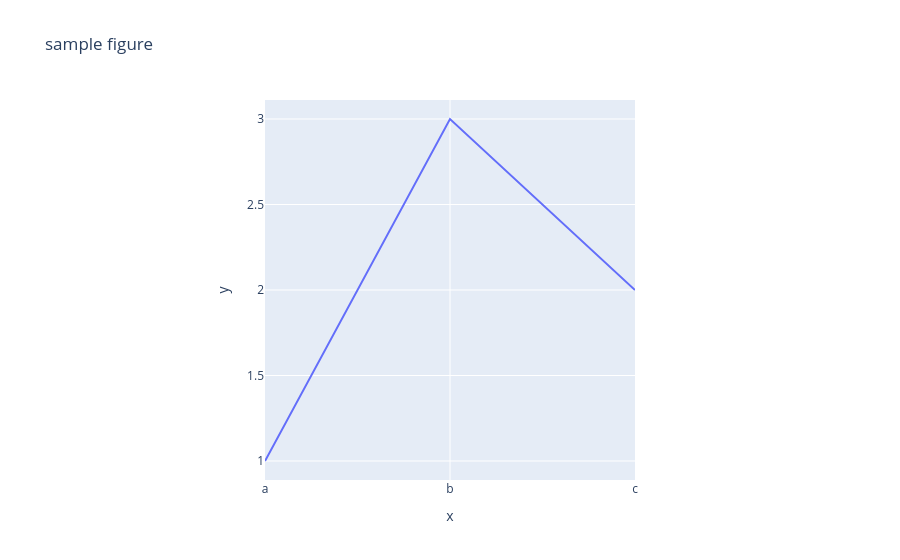

The notebook cell this image was saved under:
### Markdown cell above
## Introduction

### [The Figure Data Structure](https://plotly.com/python/figure-structure/)

In python Plotly is a wrapper on the Plotly JavaScript Library, which is utilized to implement web based interactive charts, plots, maps, and diagrams. The underlying data structure is referred to as a `figure`. Figures can be represented in Python either as dicts or as instances of the `plotly.graph_objects.Figure` class and are serialized as text in JSON format before being passed to Plotly.js.

The recommended entry point to Plotly is the high-level `plotly.express` module, which returns fully populated `plotly.graph_objects.Figure` objects. The following is a discussion of the architecture of the data structure that these objects represent.

Viewing the underlying data structure for any plotly.graph_objects.Figure object, including those returned by Plotly Express, can be done via print(fig) or, in JupyterLab, with the special fig.show("json") renderer. Figures also support fig.to_dict() and fig.to_json() methods. print()ing the figure will result in the often-verbose layout.template key being represented as ellipses '...' for brevity.

### Code cell
import plotly.express as px

fig = px.line(x=["a", "b", "c"], y=[1, 3, 2], title="sample figure")

# Didn't like the way the figure was resizing, so adjusted it here
# Feel free to adjust by editing other attributes to see what happens
fig.layout.xaxis.domain = [0.25, 0.75]
fig.layout.yaxis.domain = [0.0, 1]

print(fig)
fig.show()

### Figure 1 — Plotly figure (JSON) as saved in the notebook; plotly's stock layout.template omitted (floating-point values rounded to 4 significant figures)
{"data": [{"hovertemplate": "x=%{x}<br>y=%{y}<extra></extra>", "legendgroup": "", "line": {"color": "#636efa", "dash": "solid"}, "marker": {"symbol": "circle"}, "mode": "lines", "name": "", "orientation": "v", "showlegend": false, "type": "scatter", "x": ["a", "b", "c"], "xaxis": "x", "y": [1, 3, 2], "yaxis": "y"}], "layout": {"autosize": true, "legend": {"tracegroupgap": 0}, "title": {"text": "sample figure"}, "xaxis": {"anchor": "y", "autorange": true, "domain": [0.25, 0.75], "range": [0, 2], "title": {"text": "x"}, "type": "category"}, "yaxis": {"anchor": "x", "autorange": true, "domain": [0, 1], "range": [0.8889, 3.111], "title": {"text": "y"}, "type": "linear"}}}
